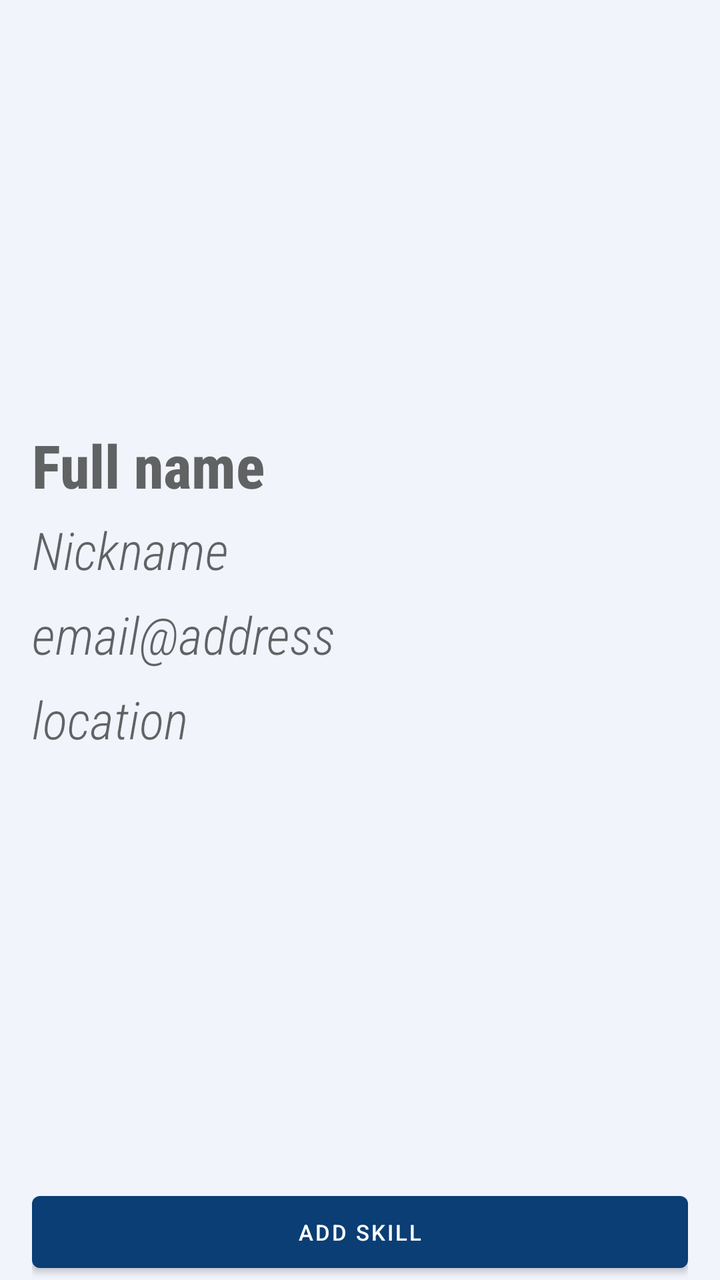
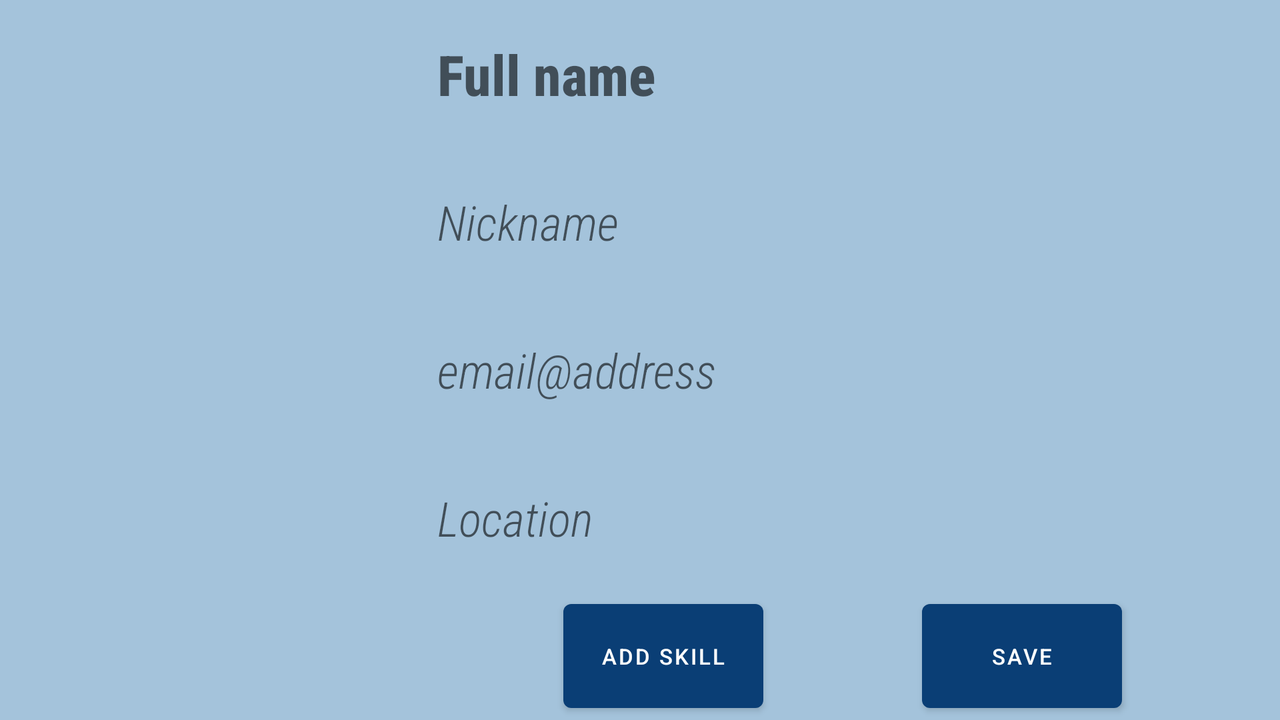

First picture: res/layout/ on a phone held upright. Second picture: the repository's own variant of that layout, on a device whose configuration matches the variant's folder. Source for both follows.
<!-- AndroidManifest.xml: application theme Theme.ShowProfileActivity -->
<!-- res/layout/fragment_edit_profile.xml -->
<?xml version="1.0" encoding="utf-8"?>
<FrameLayout xmlns:android="http://schemas.android.com/apk/res/android"
    xmlns:app="http://schemas.android.com/apk/res-auto"
    xmlns:tools="http://schemas.android.com/tools"
    android:layout_width="match_parent"
    android:layout_height="match_parent"
    tools:context=".fragments.EditProfileFragment">


<androidx.constraintlayout.widget.ConstraintLayout
    android:id="@+id/edit_profile"
    android:layout_width="match_parent"
    android:layout_height="match_parent"
    android:background="@color/dirty_white"
    android:paddingLeft="16dp"
    android:paddingRight="16dp"
    android:scrollbarSize="6dp">



    <ImageButton
        android:id="@+id/imageButton"
        android:layout_width="match_parent"
        android:layout_height="0dp"
        android:adjustViewBounds="true"
        android:background="#AEECEF"
        android:backgroundTint="@color/dirty_white"
        android:scaleType="fitCenter"
        app:layout_constraintBottom_toTopOf="@+id/editName"
        app:layout_constraintTop_toTopOf="parent"
        app:layout_constraintVertical_weight="5"
        app:srcCompat="@drawable/camera_icon_21"
        tools:ignore="SpeakableTextPresentCheck"
        tools:layout_editor_absoluteX="16dp"

        />

    <EditText
        android:id="@+id/editName"
        android:layout_width="match_parent"
        android:layout_height="0dp"
        android:background="@color/dirty_white"
        android:ems="10"
        android:fontFamily="sans-serif-condensed-medium"
        android:hint="Full name"
        android:inputType="textPersonName|textCapSentences"
        android:textColor="@color/dark_blue"
        android:textSize="30sp"
        android:textStyle="bold"
        app:layout_constraintBottom_toTopOf="@+id/editNick"
        app:layout_constraintTop_toBottomOf="@+id/imageButton"
        app:layout_constraintVertical_weight="1"
        tools:ignore="SpeakableTextPresentCheck"
        tools:layout_editor_absoluteX="16dp" />

    <EditText
        android:id="@+id/editNick"
        android:layout_width="match_parent"
        android:layout_height="0dp"
        android:background="@color/dirty_white"
        android:ems="10"
        android:fontFamily="sans-serif-condensed-light"
        android:hint="Nickname"
        android:inputType="text|textCapSentences"
        android:textColor="@color/dark_blue"
        android:textSize="26sp"
        android:textStyle="italic"
        app:layout_constraintBottom_toTopOf="@+id/editEmail"
        app:layout_constraintTop_toBottomOf="@+id/editName"

        app:layout_constraintVertical_weight="1"
        tools:ignore="SpeakableTextPresentCheck,SpeakableTextPresentCheck"
        tools:layout_editor_absoluteX="16dp" />

    <EditText
        android:id="@+id/editEmail"
        android:layout_width="match_parent"
        android:layout_height="0dp"
        android:background="@color/dirty_white"
        android:fontFamily="sans-serif-condensed-light"
        android:hint="email@address"
        android:inputType="textEmailAddress"
        android:textColor="@color/dark_blue"
        android:textSize="26sp"
        android:textStyle="italic"
        app:layout_constraintBottom_toTopOf="@+id/editLocation"
        app:layout_constraintTop_toBottomOf="@+id/editNick"
        app:layout_constraintVertical_weight="1"
        tools:ignore="SpeakableTextPresentCheck"
        tools:layout_editor_absoluteX="16dp"
        tools:visibility="visible" />

    <EditText
        android:id="@+id/editLocation"
        android:layout_width="match_parent"
        android:layout_height="0dp"
        android:background="@color/dirty_white"
        android:fontFamily="sans-serif-condensed-light"
        android:hint="location"
        android:inputType="text|textCapSentences"
        android:textColor="@color/dark_blue"
        android:textSize="26sp"
        android:textStyle="italic"
        app:layout_constraintBottom_toTopOf="@+id/recycler"
        app:layout_constraintTop_toBottomOf="@+id/editEmail"
        app:layout_constraintVertical_weight="1"
        tools:ignore="SpeakableTextPresentCheck"
        tools:layout_editor_absoluteX="16dp" />

    <androidx.recyclerview.widget.RecyclerView
        android:id="@+id/recycler"
        android:layout_width="match_parent"
        android:layout_height="0dp"
        android:background="@color/dirty_white"
        android:textColor="@color/dark_blue"
        android:scrollbarStyle="insideInset"
        android:scrollbars="vertical"
        app:layout_constraintBottom_toTopOf="@+id/btn_add_skill"
        app:layout_constraintEnd_toEndOf="parent"
        app:layout_constraintLeft_toLeftOf="parent"
        app:layout_constraintStart_toStartOf="parent"
        app:layout_constraintTop_toBottomOf="@+id/editLocation"
        app:layout_constraintVertical_weight="5">


    </androidx.recyclerview.widget.RecyclerView>

    <Button
        android:id="@+id/btn_add_skill"
        android:layout_width="match_parent"
        android:layout_height="wrap_content"
        android:text="@string/add_todo_title"
        android:textColor="#FFFF"
        android:textSize="11sp"
        app:layout_constraintBottom_toBottomOf="parent"
        app:layout_constraintTop_toBottomOf="@+id/recycler"
        app:layout_constraintVertical_weight="1"
        tools:ignore="ButtonStyle,RtlSymmetry"
        tools:layout_editor_absoluteX="138dp" />

</androidx.constraintlayout.widget.ConstraintLayout>
</FrameLayout>
<!-- resources referenced by this layout -->
<resources>
  <color name="dark_blue">#0a3e75</color>
  <color name="dirty_white">#f2f4fb</color>
  <string name="add_todo_title">ADD SKILL</string>
  <style name="Theme.ShowProfileActivity" parent="Theme.MaterialComponents.DayNight.DarkActionBar">
          
          <item name="colorPrimary">@color/dark_blue</item>
          <item name="colorPrimaryVariant">@color/dirty_white</item>
          <item name="colorOnPrimary">@color/gray</item>
          
          <item name="colorSecondary">@color/teal_200</item>
          <item name="colorSecondaryVariant">@color/teal_700</item>
          <item name="colorOnSecondary">@color/black</item>
          
          <item name="android:statusBarColor" tools:targetApi="l">?attr/colorPrimaryVariant</item>
          
      </style>
  <color name="gray">#A4C3DB</color>
  <color name="teal_200">#BD7FC8</color>
  <color name="teal_700">#FF018786</color>
  <color name="black">#FF000000</color>
</resources>
<!-- res/layout-land/fragment_edit_profile.xml (the repository's variant of the layout above) -->
<!-- drawn on the phone turned sideways -->
<?xml version="1.0" encoding="utf-8"?>
<FrameLayout xmlns:android="http://schemas.android.com/apk/res/android"
    xmlns:app="http://schemas.android.com/apk/res-auto"
    xmlns:tools="http://schemas.android.com/tools"
    android:id="@+id/epf"
    android:layout_width="match_parent"
    android:layout_height="match_parent"
    tools:context=".fragments.EditProfileFragment">


    <androidx.constraintlayout.widget.ConstraintLayout
        android:id="@+id/edit_profile"
        android:layout_width="match_parent"
        android:layout_height="match_parent"
        android:background="@color/gray"
        android:paddingLeft="16dp"
        android:paddingRight="16dp"
        android:scrollbarSize="6dp">


        <ImageButton
            android:id="@+id/imageButton"
            android:layout_width="0dp"
            android:layout_height="0dp"
            android:adjustViewBounds="true"
            android:background="@color/gray"
            android:backgroundTint="@color/gray"
            android:scaleType="fitCenter"
            app:layout_constraintBottom_toTopOf="@+id/recycler"
            app:layout_constraintHorizontal_weight="5"
            app:layout_constraintLeft_toLeftOf="parent"
            app:layout_constraintRight_toLeftOf="@+id/editName"
            app:layout_constraintTop_toTopOf="parent"
            app:layout_constraintVertical_weight="5"
            app:srcCompat="@drawable/camera_icon_21"
            tools:ignore="SpeakableTextPresentCheck" />

        <EditText
            android:id="@+id/editName"
            android:layout_width="0dp"
            android:layout_height="0dp"
            android:background="@color/gray"
            android:fontFamily="sans-serif-condensed-medium"
            android:hint="Full name"
            android:inputType="textPersonName|textCapSentences"
            android:textColor="@color/dark_blue"
            android:textSize="28sp"
            android:textStyle="bold"
            app:layout_constraintBottom_toTopOf="@+id/editNick"
            app:layout_constraintHorizontal_weight="10"
            app:layout_constraintLeft_toRightOf="@+id/imageButton"
            app:layout_constraintRight_toRightOf="parent"
            app:layout_constraintTop_toTopOf="parent"
            app:layout_constraintVertical_weight="1"
            tools:ignore="SpeakableTextPresentCheck" />

        <EditText
            android:id="@+id/editNick"
            android:layout_width="0dp"
            android:layout_height="0dp"
            android:background="@color/gray"
            android:ems="10"
            android:fontFamily="sans-serif-condensed-light"
            android:hint="Nickname"
            android:inputType="text|textCapSentences"
            android:textColor="@color/dark_blue"
            android:textSize="24sp"
            android:textStyle="italic"
            app:layout_constraintBottom_toTopOf="@+id/editEmail"
            app:layout_constraintHorizontal_weight="10"
            app:layout_constraintLeft_toRightOf="@+id/imageButton"
            app:layout_constraintRight_toRightOf="parent"
            app:layout_constraintTop_toBottomOf="@+id/editName"
            app:layout_constraintVertical_weight="1"
            tools:ignore="SpeakableTextPresentCheck,SpeakableTextPresentCheck" />

        <EditText
            android:id="@+id/editEmail"
            android:layout_width="0dp"
            android:layout_height="0dp"
            android:background="@color/gray"
            android:fontFamily="sans-serif-condensed-light"
            android:hint="email@address"
            android:inputType="textEmailAddress"
            android:textColor="@color/dark_blue"
            android:textSize="24sp"
            android:textStyle="italic"
            app:layout_constraintBottom_toTopOf="@+id/editLocation"
            app:layout_constraintHorizontal_weight="10"
            app:layout_constraintLeft_toRightOf="@+id/imageButton"
            app:layout_constraintRight_toRightOf="parent"
            app:layout_constraintTop_toBottomOf="@+id/editNick"
            app:layout_constraintVertical_weight="1"
            tools:ignore="SpeakableTextPresentCheck"
            tools:visibility="visible" />

        <EditText
            android:id="@+id/editLocation"
            android:layout_width="0dp"
            android:layout_height="0dp"
            android:background="@color/gray"
            android:fontFamily="sans-serif-condensed-light"
            android:hint="Location"
            android:inputType="text|textCapSentences"
            android:textColor="@color/dark_blue"
            android:textSize="24sp"
            android:textStyle="italic"
            app:layout_constraintBottom_toTopOf="@+id/btn_add_skill"
            app:layout_constraintHorizontal_weight="10"
            app:layout_constraintLeft_toRightOf="@+id/imageButton"
            app:layout_constraintRight_toRightOf="parent"
            app:layout_constraintTop_toBottomOf="@+id/editEmail"
            app:layout_constraintVertical_weight="1"
            tools:ignore="SpeakableTextPresentCheck" />

        <androidx.recyclerview.widget.RecyclerView
            android:id="@+id/recycler"
            android:layout_width="0dp"
            android:layout_height="0dp"
            android:background="@color/gray"
            android:scrollbarStyle="insideInset"
            android:scrollbars="vertical"
            android:textColor="@color/dark_blue"
            app:layout_constraintBottom_toBottomOf="parent"
            app:layout_constraintHorizontal_weight="5"
            app:layout_constraintLeft_toLeftOf="parent"
            app:layout_constraintRight_toLeftOf="@+id/editName"
            app:layout_constraintTop_toBottomOf="@+id/imageButton"
            app:layout_constraintVertical_weight="5">


        </androidx.recyclerview.widget.RecyclerView>

        <Button
            android:id="@+id/btn_add_skill"
            android:layout_width="100dp"
            android:layout_height="64dp"
            android:layout_marginEnd="16dp"
            android:text="@string/add_todo_title"
            android:textColor="#FFFF"
            android:textSize="11sp"
            app:layout_constraintBottom_toBottomOf="parent"
            app:layout_constraintLeft_toRightOf="@+id/imageButton"
            app:layout_constraintRight_toLeftOf="@id/btn_save"
            app:layout_constraintTop_toBottomOf="@+id/editLocation"
            app:layout_constraintVertical_weight="1"
            tools:ignore="ButtonStyle,RtlSymmetry" />

        <Button
            android:id="@+id/btn_save"
            android:layout_width="100dp"
            android:layout_height="64dp"
            android:text="Save"
            android:textColor="#FFFF"
            android:textSize="11sp"
            app:layout_constraintBottom_toBottomOf="parent"
            app:layout_constraintLeft_toRightOf="@+id/btn_add_skill"
            app:layout_constraintRight_toRightOf="parent"
            app:layout_constraintTop_toBottomOf="@+id/editLocation"
            app:layout_constraintVertical_weight="1"


            tools:ignore="ButtonStyle,RtlSymmetry" />
    </androidx.constraintlayout.widget.ConstraintLayout>
</FrameLayout>
<!-- resources referenced by the variant -->
<!-- as the phone turned sideways resolves them -->
<resources>
  <color name="dark_blue">#0a3e75</color>
  <color name="gray">#A4C3DB</color>
  <string name="add_todo_title">ADD SKILL</string>
  <style name="Theme.ShowProfileActivity" parent="Theme.MaterialComponents.DayNight.DarkActionBar">
          
          <item name="colorPrimary">@color/dark_blue</item>
          <item name="colorPrimaryVariant">@color/dirty_white</item>
          <item name="colorOnPrimary">@color/gray</item>
          
          <item name="colorSecondary">@color/teal_200</item>
          <item name="colorSecondaryVariant">@color/teal_700</item>
          <item name="colorOnSecondary">@color/black</item>
          
          <item name="android:statusBarColor" tools:targetApi="l">?attr/colorPrimaryVariant</item>
          
      </style>
  <color name="dirty_white">#f2f4fb</color>
  <color name="teal_200">#BD7FC8</color>
  <color name="teal_700">#FF018786</color>
  <color name="black">#FF000000</color>
</resources>
